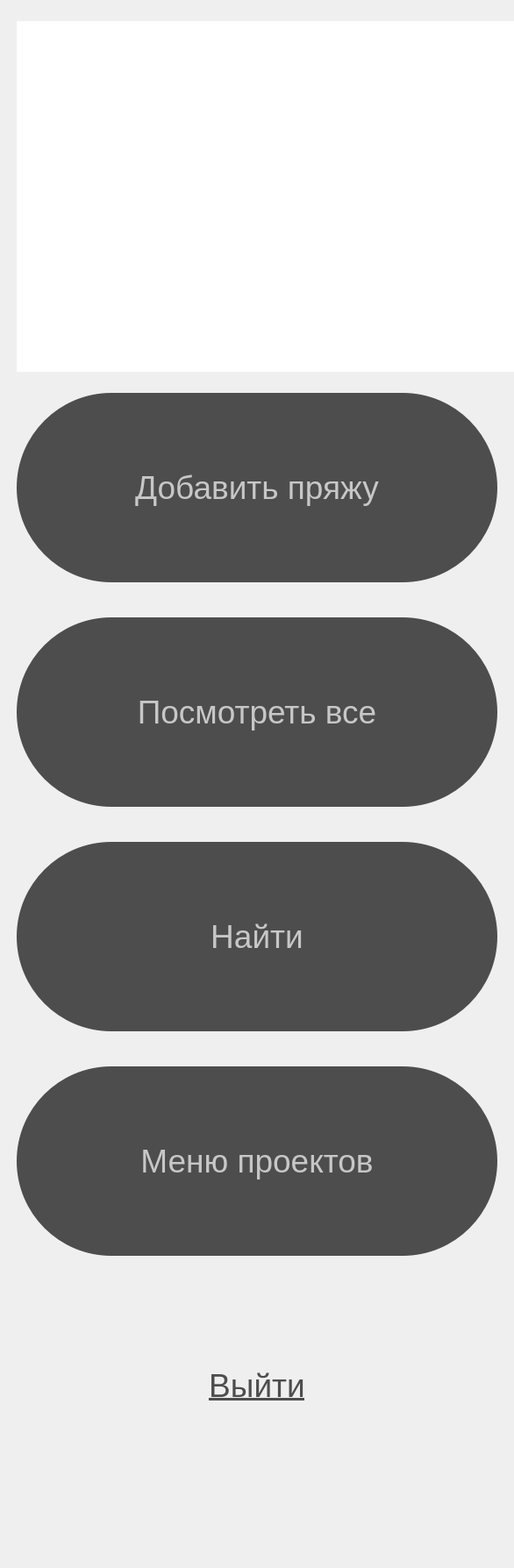
<?xml version="1.0" encoding="UTF-8"?>
<ui version="4.0">
 <class>MainWindow</class>
 <widget class="QMainWindow" name="MainWindow">
  <property name="geometry">
   <rect>
    <x>0</x>
    <y>0</y>
    <width>586</width>
    <height>1788</height>
   </rect>
  </property>
  <property name="windowTitle">
   <string>MainWindow</string>
  </property>
  <widget class="QWidget" name="centralWidget">
   <property name="autoFillBackground">
    <bool>true</bool>
   </property>
   <layout class="QHBoxLayout" name="horizontalLayout">
    <property name="spacing">
     <number>0</number>
    </property>
    <property name="leftMargin">
     <number>0</number>
    </property>
    <property name="topMargin">
     <number>0</number>
    </property>
    <property name="rightMargin">
     <number>0</number>
    </property>
    <property name="bottomMargin">
     <number>0</number>
    </property>
    <item>
     <widget class="QWidget" name="menuWidget" native="true">
      <property name="sizePolicy">
       <sizepolicy hsizetype="Fixed" vsizetype="Preferred">
        <horstretch>0</horstretch>
        <verstretch>0</verstretch>
       </sizepolicy>
      </property>
      <property name="minimumSize">
       <size>
        <width>50</width>
        <height>0</height>
       </size>
      </property>
      <property name="maximumSize">
       <size>
        <width>16777215</width>
        <height>16777215</height>
       </size>
      </property>
      <property name="autoFillBackground">
       <bool>true</bool>
      </property>
      <property name="styleSheet">
       <string notr="true"/>
      </property>
      <layout class="QVBoxLayout" name="verticalLayout">
       <property name="spacing">
        <number>0</number>
       </property>
       <property name="leftMargin">
        <number>19</number>
       </property>
       <property name="topMargin">
        <number>0</number>
       </property>
       <property name="rightMargin">
        <number>19</number>
       </property>
       <property name="bottomMargin">
        <number>0</number>
       </property>
       <item>
        <spacer name="verticalSpacer">
         <property name="orientation">
          <enum>Qt::Vertical</enum>
         </property>
         <property name="sizeType">
          <enum>QSizePolicy::Fixed</enum>
         </property>
         <property name="sizeHint" stdset="0">
          <size>
           <width>20</width>
           <height>0</height>
          </size>
         </property>
        </spacer>
       </item>
       <item>
        <spacer name="verticalSpacer_6">
         <property name="orientation">
          <enum>Qt::Vertical</enum>
         </property>
         <property name="sizeHint" stdset="0">
          <size>
           <width>20</width>
           <height>40</height>
          </size>
         </property>
        </spacer>
       </item>
       <item>
        <widget class="QGraphicsView" name="logo">
         <property name="enabled">
          <bool>true</bool>
         </property>
         <property name="sizePolicy">
          <sizepolicy hsizetype="Expanding" vsizetype="Fixed">
           <horstretch>0</horstretch>
           <verstretch>0</verstretch>
          </sizepolicy>
         </property>
         <property name="minimumSize">
          <size>
           <width>604</width>
           <height>400</height>
          </size>
         </property>
         <property name="styleSheet">
          <string notr="true">border: 0px</string>
         </property>
         <property name="verticalScrollBarPolicy">
          <enum>Qt::ScrollBarAlwaysOff</enum>
         </property>
         <property name="horizontalScrollBarPolicy">
          <enum>Qt::ScrollBarAlwaysOff</enum>
         </property>
         <property name="sizeAdjustPolicy">
          <enum>QAbstractScrollArea::AdjustToContents</enum>
         </property>
         <property name="interactive">
          <bool>false</bool>
         </property>
         <property name="alignment">
          <set>Qt::AlignHCenter|Qt::AlignTop</set>
         </property>
         <property name="viewportUpdateMode">
          <enum>QGraphicsView::NoViewportUpdate</enum>
         </property>
        </widget>
       </item>
       <item>
        <spacer name="verticalSpacer_8">
         <property name="orientation">
          <enum>Qt::Vertical</enum>
         </property>
         <property name="sizeHint" stdset="0">
          <size>
           <width>20</width>
           <height>40</height>
          </size>
         </property>
        </spacer>
       </item>
       <item>
        <widget class="QPushButton" name="AddNewButton">
         <property name="sizePolicy">
          <sizepolicy hsizetype="Expanding" vsizetype="Fixed">
           <horstretch>0</horstretch>
           <verstretch>2</verstretch>
          </sizepolicy>
         </property>
         <property name="minimumSize">
          <size>
           <width>0</width>
           <height>216</height>
          </size>
         </property>
         <property name="palette">
          <palette>
           <active>
            <colorrole role="Button">
             <brush brushstyle="SolidPattern">
              <color alpha="255">
               <red>77</red>
               <green>77</green>
               <blue>77</blue>
              </color>
             </brush>
            </colorrole>
            <colorrole role="Text">
             <brush brushstyle="SolidPattern">
              <color alpha="255">
               <red>199</red>
               <green>199</green>
               <blue>199</blue>
              </color>
             </brush>
            </colorrole>
            <colorrole role="ButtonText">
             <brush brushstyle="SolidPattern">
              <color alpha="255">
               <red>199</red>
               <green>199</green>
               <blue>199</blue>
              </color>
             </brush>
            </colorrole>
            <colorrole role="Base">
             <brush brushstyle="SolidPattern">
              <color alpha="255">
               <red>77</red>
               <green>77</green>
               <blue>77</blue>
              </color>
             </brush>
            </colorrole>
            <colorrole role="Window">
             <brush brushstyle="SolidPattern">
              <color alpha="255">
               <red>77</red>
               <green>77</green>
               <blue>77</blue>
              </color>
             </brush>
            </colorrole>
            <colorrole role="Link">
             <brush brushstyle="SolidPattern">
              <color alpha="255">
               <red>199</red>
               <green>199</green>
               <blue>199</blue>
              </color>
             </brush>
            </colorrole>
           </active>
           <inactive>
            <colorrole role="Button">
             <brush brushstyle="SolidPattern">
              <color alpha="255">
               <red>77</red>
               <green>77</green>
               <blue>77</blue>
              </color>
             </brush>
            </colorrole>
            <colorrole role="Text">
             <brush brushstyle="SolidPattern">
              <color alpha="255">
               <red>199</red>
               <green>199</green>
               <blue>199</blue>
              </color>
             </brush>
            </colorrole>
            <colorrole role="ButtonText">
             <brush brushstyle="SolidPattern">
              <color alpha="255">
               <red>199</red>
               <green>199</green>
               <blue>199</blue>
              </color>
             </brush>
            </colorrole>
            <colorrole role="Base">
             <brush brushstyle="SolidPattern">
              <color alpha="255">
               <red>77</red>
               <green>77</green>
               <blue>77</blue>
              </color>
             </brush>
            </colorrole>
            <colorrole role="Window">
             <brush brushstyle="SolidPattern">
              <color alpha="255">
               <red>77</red>
               <green>77</green>
               <blue>77</blue>
              </color>
             </brush>
            </colorrole>
            <colorrole role="Link">
             <brush brushstyle="SolidPattern">
              <color alpha="255">
               <red>199</red>
               <green>199</green>
               <blue>199</blue>
              </color>
             </brush>
            </colorrole>
           </inactive>
           <disabled>
            <colorrole role="Button">
             <brush brushstyle="SolidPattern">
              <color alpha="255">
               <red>77</red>
               <green>77</green>
               <blue>77</blue>
              </color>
             </brush>
            </colorrole>
            <colorrole role="Text">
             <brush brushstyle="SolidPattern">
              <color alpha="255">
               <red>120</red>
               <green>120</green>
               <blue>120</blue>
              </color>
             </brush>
            </colorrole>
            <colorrole role="ButtonText">
             <brush brushstyle="SolidPattern">
              <color alpha="255">
               <red>120</red>
               <green>120</green>
               <blue>120</blue>
              </color>
             </brush>
            </colorrole>
            <colorrole role="Base">
             <brush brushstyle="SolidPattern">
              <color alpha="255">
               <red>77</red>
               <green>77</green>
               <blue>77</blue>
              </color>
             </brush>
            </colorrole>
            <colorrole role="Window">
             <brush brushstyle="SolidPattern">
              <color alpha="255">
               <red>77</red>
               <green>77</green>
               <blue>77</blue>
              </color>
             </brush>
            </colorrole>
            <colorrole role="Link">
             <brush brushstyle="SolidPattern">
              <color alpha="255">
               <red>199</red>
               <green>199</green>
               <blue>199</blue>
              </color>
             </brush>
            </colorrole>
           </disabled>
          </palette>
         </property>
         <property name="font">
          <font>
           <family>Segoe UI</family>
           <pointsize>28</pointsize>
          </font>
         </property>
         <property name="cursor">
          <cursorShape>PointingHandCursor</cursorShape>
         </property>
         <property name="styleSheet">
          <string>border: 0; background-color: #4D4D4D; border-radius: 108</string>
         </property>
         <property name="text">
          <string>Добавить пряжу</string>
         </property>
        </widget>
       </item>
       <item>
        <spacer name="verticalSpacer_2">
         <property name="orientation">
          <enum>Qt::Vertical</enum>
         </property>
         <property name="sizeType">
          <enum>QSizePolicy::Fixed</enum>
         </property>
         <property name="sizeHint" stdset="0">
          <size>
           <width>40</width>
           <height>40</height>
          </size>
         </property>
        </spacer>
       </item>
       <item>
        <widget class="QPushButton" name="ShowAllButton">
         <property name="sizePolicy">
          <sizepolicy hsizetype="Expanding" vsizetype="Fixed">
           <horstretch>0</horstretch>
           <verstretch>2</verstretch>
          </sizepolicy>
         </property>
         <property name="minimumSize">
          <size>
           <width>0</width>
           <height>216</height>
          </size>
         </property>
         <property name="maximumSize">
          <size>
           <width>16777215</width>
           <height>16777215</height>
          </size>
         </property>
         <property name="palette">
          <palette>
           <active>
            <colorrole role="Button">
             <brush brushstyle="SolidPattern">
              <color alpha="255">
               <red>77</red>
               <green>77</green>
               <blue>77</blue>
              </color>
             </brush>
            </colorrole>
            <colorrole role="Text">
             <brush brushstyle="SolidPattern">
              <color alpha="255">
               <red>199</red>
               <green>199</green>
               <blue>199</blue>
              </color>
             </brush>
            </colorrole>
            <colorrole role="ButtonText">
             <brush brushstyle="SolidPattern">
              <color alpha="255">
               <red>199</red>
               <green>199</green>
               <blue>199</blue>
              </color>
             </brush>
            </colorrole>
            <colorrole role="Base">
             <brush brushstyle="SolidPattern">
              <color alpha="255">
               <red>77</red>
               <green>77</green>
               <blue>77</blue>
              </color>
             </brush>
            </colorrole>
            <colorrole role="Window">
             <brush brushstyle="SolidPattern">
              <color alpha="255">
               <red>77</red>
               <green>77</green>
               <blue>77</blue>
              </color>
             </brush>
            </colorrole>
            <colorrole role="Link">
             <brush brushstyle="SolidPattern">
              <color alpha="255">
               <red>199</red>
               <green>199</green>
               <blue>199</blue>
              </color>
             </brush>
            </colorrole>
           </active>
           <inactive>
            <colorrole role="Button">
             <brush brushstyle="SolidPattern">
              <color alpha="255">
               <red>77</red>
               <green>77</green>
               <blue>77</blue>
              </color>
             </brush>
            </colorrole>
            <colorrole role="Text">
             <brush brushstyle="SolidPattern">
              <color alpha="255">
               <red>199</red>
               <green>199</green>
               <blue>199</blue>
              </color>
             </brush>
            </colorrole>
            <colorrole role="ButtonText">
             <brush brushstyle="SolidPattern">
              <color alpha="255">
               <red>199</red>
               <green>199</green>
               <blue>199</blue>
              </color>
             </brush>
            </colorrole>
            <colorrole role="Base">
             <brush brushstyle="SolidPattern">
              <color alpha="255">
               <red>77</red>
               <green>77</green>
               <blue>77</blue>
              </color>
             </brush>
            </colorrole>
            <colorrole role="Window">
             <brush brushstyle="SolidPattern">
              <color alpha="255">
               <red>77</red>
               <green>77</green>
               <blue>77</blue>
              </color>
             </brush>
            </colorrole>
            <colorrole role="Link">
             <brush brushstyle="SolidPattern">
              <color alpha="255">
               <red>199</red>
               <green>199</green>
               <blue>199</blue>
              </color>
             </brush>
            </colorrole>
           </inactive>
           <disabled>
            <colorrole role="Button">
             <brush brushstyle="SolidPattern">
              <color alpha="255">
               <red>77</red>
               <green>77</green>
               <blue>77</blue>
              </color>
             </brush>
            </colorrole>
            <colorrole role="Text">
             <brush brushstyle="SolidPattern">
              <color alpha="255">
               <red>120</red>
               <green>120</green>
               <blue>120</blue>
              </color>
             </brush>
            </colorrole>
            <colorrole role="ButtonText">
             <brush brushstyle="SolidPattern">
              <color alpha="255">
               <red>120</red>
               <green>120</green>
               <blue>120</blue>
              </color>
             </brush>
            </colorrole>
            <colorrole role="Base">
             <brush brushstyle="SolidPattern">
              <color alpha="255">
               <red>77</red>
               <green>77</green>
               <blue>77</blue>
              </color>
             </brush>
            </colorrole>
            <colorrole role="Window">
             <brush brushstyle="SolidPattern">
              <color alpha="255">
               <red>77</red>
               <green>77</green>
               <blue>77</blue>
              </color>
             </brush>
            </colorrole>
            <colorrole role="Link">
             <brush brushstyle="SolidPattern">
              <color alpha="255">
               <red>199</red>
               <green>199</green>
               <blue>199</blue>
              </color>
             </brush>
            </colorrole>
           </disabled>
          </palette>
         </property>
         <property name="font">
          <font>
           <family>Segoe UI</family>
           <pointsize>28</pointsize>
          </font>
         </property>
         <property name="cursor">
          <cursorShape>PointingHandCursor</cursorShape>
         </property>
         <property name="autoFillBackground">
          <bool>false</bool>
         </property>
         <property name="styleSheet">
          <string notr="true">border: 0; background-color: #4D4D4D; border-radius: 108</string>
         </property>
         <property name="text">
          <string>Посмотреть все</string>
         </property>
         <property name="autoDefault">
          <bool>false</bool>
         </property>
         <property name="default">
          <bool>false</bool>
         </property>
         <property name="flat">
          <bool>false</bool>
         </property>
        </widget>
       </item>
       <item>
        <spacer name="verticalSpacer_3">
         <property name="orientation">
          <enum>Qt::Vertical</enum>
         </property>
         <property name="sizeType">
          <enum>QSizePolicy::Fixed</enum>
         </property>
         <property name="sizeHint" stdset="0">
          <size>
           <width>40</width>
           <height>40</height>
          </size>
         </property>
        </spacer>
       </item>
       <item>
        <widget class="QPushButton" name="SearchButton">
         <property name="sizePolicy">
          <sizepolicy hsizetype="Expanding" vsizetype="Fixed">
           <horstretch>0</horstretch>
           <verstretch>2</verstretch>
          </sizepolicy>
         </property>
         <property name="minimumSize">
          <size>
           <width>0</width>
           <height>216</height>
          </size>
         </property>
         <property name="maximumSize">
          <size>
           <width>16777215</width>
           <height>16777215</height>
          </size>
         </property>
         <property name="palette">
          <palette>
           <active>
            <colorrole role="Button">
             <brush brushstyle="SolidPattern">
              <color alpha="255">
               <red>77</red>
               <green>77</green>
               <blue>77</blue>
              </color>
             </brush>
            </colorrole>
            <colorrole role="Text">
             <brush brushstyle="SolidPattern">
              <color alpha="255">
               <red>199</red>
               <green>199</green>
               <blue>199</blue>
              </color>
             </brush>
            </colorrole>
            <colorrole role="ButtonText">
             <brush brushstyle="SolidPattern">
              <color alpha="255">
               <red>199</red>
               <green>199</green>
               <blue>199</blue>
              </color>
             </brush>
            </colorrole>
            <colorrole role="Base">
             <brush brushstyle="SolidPattern">
              <color alpha="255">
               <red>77</red>
               <green>77</green>
               <blue>77</blue>
              </color>
             </brush>
            </colorrole>
            <colorrole role="Window">
             <brush brushstyle="SolidPattern">
              <color alpha="255">
               <red>77</red>
               <green>77</green>
               <blue>77</blue>
              </color>
             </brush>
            </colorrole>
            <colorrole role="Link">
             <brush brushstyle="SolidPattern">
              <color alpha="255">
               <red>199</red>
               <green>199</green>
               <blue>199</blue>
              </color>
             </brush>
            </colorrole>
           </active>
           <inactive>
            <colorrole role="Button">
             <brush brushstyle="SolidPattern">
              <color alpha="255">
               <red>77</red>
               <green>77</green>
               <blue>77</blue>
              </color>
             </brush>
            </colorrole>
            <colorrole role="Text">
             <brush brushstyle="SolidPattern">
              <color alpha="255">
               <red>199</red>
               <green>199</green>
               <blue>199</blue>
              </color>
             </brush>
            </colorrole>
            <colorrole role="ButtonText">
             <brush brushstyle="SolidPattern">
              <color alpha="255">
               <red>199</red>
               <green>199</green>
               <blue>199</blue>
              </color>
             </brush>
            </colorrole>
            <colorrole role="Base">
             <brush brushstyle="SolidPattern">
              <color alpha="255">
               <red>77</red>
               <green>77</green>
               <blue>77</blue>
              </color>
             </brush>
            </colorrole>
            <colorrole role="Window">
             <brush brushstyle="SolidPattern">
              <color alpha="255">
               <red>77</red>
               <green>77</green>
               <blue>77</blue>
              </color>
             </brush>
            </colorrole>
            <colorrole role="Link">
             <brush brushstyle="SolidPattern">
              <color alpha="255">
               <red>199</red>
               <green>199</green>
               <blue>199</blue>
              </color>
             </brush>
            </colorrole>
           </inactive>
           <disabled>
            <colorrole role="Button">
             <brush brushstyle="SolidPattern">
              <color alpha="255">
               <red>77</red>
               <green>77</green>
               <blue>77</blue>
              </color>
             </brush>
            </colorrole>
            <colorrole role="Text">
             <brush brushstyle="SolidPattern">
              <color alpha="255">
               <red>120</red>
               <green>120</green>
               <blue>120</blue>
              </color>
             </brush>
            </colorrole>
            <colorrole role="ButtonText">
             <brush brushstyle="SolidPattern">
              <color alpha="255">
               <red>120</red>
               <green>120</green>
               <blue>120</blue>
              </color>
             </brush>
            </colorrole>
            <colorrole role="Base">
             <brush brushstyle="SolidPattern">
              <color alpha="255">
               <red>77</red>
               <green>77</green>
               <blue>77</blue>
              </color>
             </brush>
            </colorrole>
            <colorrole role="Window">
             <brush brushstyle="SolidPattern">
              <color alpha="255">
               <red>77</red>
               <green>77</green>
               <blue>77</blue>
              </color>
             </brush>
            </colorrole>
            <colorrole role="Link">
             <brush brushstyle="SolidPattern">
              <color alpha="255">
               <red>199</red>
               <green>199</green>
               <blue>199</blue>
              </color>
             </brush>
            </colorrole>
           </disabled>
          </palette>
         </property>
         <property name="font">
          <font>
           <family>Segoe UI</family>
           <pointsize>28</pointsize>
          </font>
         </property>
         <property name="cursor">
          <cursorShape>PointingHandCursor</cursorShape>
         </property>
         <property name="autoFillBackground">
          <bool>false</bool>
         </property>
         <property name="styleSheet">
          <string notr="true">border: 0; background-color: #4D4D4D; border-radius: 108</string>
         </property>
         <property name="text">
          <string>Найти</string>
         </property>
         <property name="autoDefault">
          <bool>false</bool>
         </property>
         <property name="default">
          <bool>false</bool>
         </property>
         <property name="flat">
          <bool>false</bool>
         </property>
        </widget>
       </item>
       <item>
        <spacer name="verticalSpacer_4">
         <property name="orientation">
          <enum>Qt::Vertical</enum>
         </property>
         <property name="sizeType">
          <enum>QSizePolicy::Fixed</enum>
         </property>
         <property name="sizeHint" stdset="0">
          <size>
           <width>40</width>
           <height>40</height>
          </size>
         </property>
        </spacer>
       </item>
       <item>
        <widget class="QPushButton" name="ProjectsButton">
         <property name="sizePolicy">
          <sizepolicy hsizetype="Expanding" vsizetype="Fixed">
           <horstretch>0</horstretch>
           <verstretch>2</verstretch>
          </sizepolicy>
         </property>
         <property name="minimumSize">
          <size>
           <width>0</width>
           <height>216</height>
          </size>
         </property>
         <property name="maximumSize">
          <size>
           <width>16777215</width>
           <height>16777215</height>
          </size>
         </property>
         <property name="palette">
          <palette>
           <active>
            <colorrole role="Button">
             <brush brushstyle="SolidPattern">
              <color alpha="255">
               <red>77</red>
               <green>77</green>
               <blue>77</blue>
              </color>
             </brush>
            </colorrole>
            <colorrole role="Text">
             <brush brushstyle="SolidPattern">
              <color alpha="255">
               <red>199</red>
               <green>199</green>
               <blue>199</blue>
              </color>
             </brush>
            </colorrole>
            <colorrole role="ButtonText">
             <brush brushstyle="SolidPattern">
              <color alpha="255">
               <red>199</red>
               <green>199</green>
               <blue>199</blue>
              </color>
             </brush>
            </colorrole>
            <colorrole role="Base">
             <brush brushstyle="SolidPattern">
              <color alpha="255">
               <red>77</red>
               <green>77</green>
               <blue>77</blue>
              </color>
             </brush>
            </colorrole>
            <colorrole role="Window">
             <brush brushstyle="SolidPattern">
              <color alpha="255">
               <red>77</red>
               <green>77</green>
               <blue>77</blue>
              </color>
             </brush>
            </colorrole>
            <colorrole role="Link">
             <brush brushstyle="SolidPattern">
              <color alpha="255">
               <red>199</red>
               <green>199</green>
               <blue>199</blue>
              </color>
             </brush>
            </colorrole>
           </active>
           <inactive>
            <colorrole role="Button">
             <brush brushstyle="SolidPattern">
              <color alpha="255">
               <red>77</red>
               <green>77</green>
               <blue>77</blue>
              </color>
             </brush>
            </colorrole>
            <colorrole role="Text">
             <brush brushstyle="SolidPattern">
              <color alpha="255">
               <red>199</red>
               <green>199</green>
               <blue>199</blue>
              </color>
             </brush>
            </colorrole>
            <colorrole role="ButtonText">
             <brush brushstyle="SolidPattern">
              <color alpha="255">
               <red>199</red>
               <green>199</green>
               <blue>199</blue>
              </color>
             </brush>
            </colorrole>
            <colorrole role="Base">
             <brush brushstyle="SolidPattern">
              <color alpha="255">
               <red>77</red>
               <green>77</green>
               <blue>77</blue>
              </color>
             </brush>
            </colorrole>
            <colorrole role="Window">
             <brush brushstyle="SolidPattern">
              <color alpha="255">
               <red>77</red>
               <green>77</green>
               <blue>77</blue>
              </color>
             </brush>
            </colorrole>
            <colorrole role="Link">
             <brush brushstyle="SolidPattern">
              <color alpha="255">
               <red>199</red>
               <green>199</green>
               <blue>199</blue>
              </color>
             </brush>
            </colorrole>
           </inactive>
           <disabled>
            <colorrole role="Button">
             <brush brushstyle="SolidPattern">
              <color alpha="255">
               <red>77</red>
               <green>77</green>
               <blue>77</blue>
              </color>
             </brush>
            </colorrole>
            <colorrole role="Text">
             <brush brushstyle="SolidPattern">
              <color alpha="255">
               <red>120</red>
               <green>120</green>
               <blue>120</blue>
              </color>
             </brush>
            </colorrole>
            <colorrole role="ButtonText">
             <brush brushstyle="SolidPattern">
              <color alpha="255">
               <red>120</red>
               <green>120</green>
               <blue>120</blue>
              </color>
             </brush>
            </colorrole>
            <colorrole role="Base">
             <brush brushstyle="SolidPattern">
              <color alpha="255">
               <red>77</red>
               <green>77</green>
               <blue>77</blue>
              </color>
             </brush>
            </colorrole>
            <colorrole role="Window">
             <brush brushstyle="SolidPattern">
              <color alpha="255">
               <red>77</red>
               <green>77</green>
               <blue>77</blue>
              </color>
             </brush>
            </colorrole>
            <colorrole role="Link">
             <brush brushstyle="SolidPattern">
              <color alpha="255">
               <red>199</red>
               <green>199</green>
               <blue>199</blue>
              </color>
             </brush>
            </colorrole>
           </disabled>
          </palette>
         </property>
         <property name="font">
          <font>
           <family>Segoe UI</family>
           <pointsize>28</pointsize>
          </font>
         </property>
         <property name="cursor">
          <cursorShape>PointingHandCursor</cursorShape>
         </property>
         <property name="autoFillBackground">
          <bool>false</bool>
         </property>
         <property name="styleSheet">
          <string notr="true">border: 0; background-color: #4D4D4D; border-radius: 108</string>
         </property>
         <property name="text">
          <string>Меню проектов</string>
         </property>
         <property name="autoDefault">
          <bool>false</bool>
         </property>
         <property name="default">
          <bool>false</bool>
         </property>
         <property name="flat">
          <bool>false</bool>
         </property>
        </widget>
       </item>
       <item>
        <spacer name="verticalSpacer_5">
         <property name="orientation">
          <enum>Qt::Vertical</enum>
         </property>
         <property name="sizeType">
          <enum>QSizePolicy::Fixed</enum>
         </property>
         <property name="sizeHint" stdset="0">
          <size>
           <width>40</width>
           <height>40</height>
          </size>
         </property>
        </spacer>
       </item>
       <item>
        <widget class="QPushButton" name="ExitButton">
         <property name="sizePolicy">
          <sizepolicy hsizetype="Expanding" vsizetype="Fixed">
           <horstretch>0</horstretch>
           <verstretch>2</verstretch>
          </sizepolicy>
         </property>
         <property name="minimumSize">
          <size>
           <width>0</width>
           <height>216</height>
          </size>
         </property>
         <property name="maximumSize">
          <size>
           <width>16777215</width>
           <height>16777215</height>
          </size>
         </property>
         <property name="palette">
          <palette>
           <active>
            <colorrole role="Button">
             <brush brushstyle="SolidPattern">
              <color alpha="0">
               <red>0</red>
               <green>0</green>
               <blue>0</blue>
              </color>
             </brush>
            </colorrole>
            <colorrole role="Text">
             <brush brushstyle="SolidPattern">
              <color alpha="255">
               <red>199</red>
               <green>199</green>
               <blue>199</blue>
              </color>
             </brush>
            </colorrole>
            <colorrole role="ButtonText">
             <brush brushstyle="SolidPattern">
              <color alpha="255">
               <red>77</red>
               <green>77</green>
               <blue>77</blue>
              </color>
             </brush>
            </colorrole>
            <colorrole role="Base">
             <brush brushstyle="SolidPattern">
              <color alpha="0">
               <red>170</red>
               <green>255</green>
               <blue>0</blue>
              </color>
             </brush>
            </colorrole>
            <colorrole role="Window">
             <brush brushstyle="SolidPattern">
              <color alpha="255">
               <red>77</red>
               <green>77</green>
               <blue>77</blue>
              </color>
             </brush>
            </colorrole>
            <colorrole role="Highlight">
             <brush brushstyle="SolidPattern">
              <color alpha="255">
               <red>199</red>
               <green>199</green>
               <blue>199</blue>
              </color>
             </brush>
            </colorrole>
            <colorrole role="Link">
             <brush brushstyle="SolidPattern">
              <color alpha="255">
               <red>199</red>
               <green>199</green>
               <blue>199</blue>
              </color>
             </brush>
            </colorrole>
           </active>
           <inactive>
            <colorrole role="Button">
             <brush brushstyle="SolidPattern">
              <color alpha="0">
               <red>0</red>
               <green>0</green>
               <blue>0</blue>
              </color>
             </brush>
            </colorrole>
            <colorrole role="Text">
             <brush brushstyle="SolidPattern">
              <color alpha="255">
               <red>199</red>
               <green>199</green>
               <blue>199</blue>
              </color>
             </brush>
            </colorrole>
            <colorrole role="ButtonText">
             <brush brushstyle="SolidPattern">
              <color alpha="255">
               <red>77</red>
               <green>77</green>
               <blue>77</blue>
              </color>
             </brush>
            </colorrole>
            <colorrole role="Base">
             <brush brushstyle="SolidPattern">
              <color alpha="0">
               <red>170</red>
               <green>255</green>
               <blue>0</blue>
              </color>
             </brush>
            </colorrole>
            <colorrole role="Window">
             <brush brushstyle="SolidPattern">
              <color alpha="255">
               <red>77</red>
               <green>77</green>
               <blue>77</blue>
              </color>
             </brush>
            </colorrole>
            <colorrole role="Highlight">
             <brush brushstyle="SolidPattern">
              <color alpha="255">
               <red>199</red>
               <green>199</green>
               <blue>199</blue>
              </color>
             </brush>
            </colorrole>
            <colorrole role="Link">
             <brush brushstyle="SolidPattern">
              <color alpha="255">
               <red>0</red>
               <green>0</green>
               <blue>255</blue>
              </color>
             </brush>
            </colorrole>
           </inactive>
           <disabled>
            <colorrole role="Button">
             <brush brushstyle="SolidPattern">
              <color alpha="0">
               <red>0</red>
               <green>0</green>
               <blue>0</blue>
              </color>
             </brush>
            </colorrole>
            <colorrole role="Text">
             <brush brushstyle="SolidPattern">
              <color alpha="255">
               <red>120</red>
               <green>120</green>
               <blue>120</blue>
              </color>
             </brush>
            </colorrole>
            <colorrole role="ButtonText">
             <brush brushstyle="SolidPattern">
              <color alpha="255">
               <red>120</red>
               <green>120</green>
               <blue>120</blue>
              </color>
             </brush>
            </colorrole>
            <colorrole role="Base">
             <brush brushstyle="SolidPattern">
              <color alpha="255">
               <red>77</red>
               <green>77</green>
               <blue>77</blue>
              </color>
             </brush>
            </colorrole>
            <colorrole role="Window">
             <brush brushstyle="SolidPattern">
              <color alpha="255">
               <red>77</red>
               <green>77</green>
               <blue>77</blue>
              </color>
             </brush>
            </colorrole>
            <colorrole role="Highlight">
             <brush brushstyle="SolidPattern">
              <color alpha="255">
               <red>199</red>
               <green>199</green>
               <blue>199</blue>
              </color>
             </brush>
            </colorrole>
            <colorrole role="Link">
             <brush brushstyle="SolidPattern">
              <color alpha="255">
               <red>0</red>
               <green>0</green>
               <blue>255</blue>
              </color>
             </brush>
            </colorrole>
           </disabled>
          </palette>
         </property>
         <property name="font">
          <font>
           <family>Segoe UI</family>
           <pointsize>28</pointsize>
           <underline>true</underline>
          </font>
         </property>
         <property name="cursor">
          <cursorShape>PointingHandCursor</cursorShape>
         </property>
         <property name="autoFillBackground">
          <bool>false</bool>
         </property>
         <property name="styleSheet">
          <string notr="true">b</string>
         </property>
         <property name="text">
          <string>Выйти</string>
         </property>
         <property name="autoDefault">
          <bool>false</bool>
         </property>
         <property name="default">
          <bool>false</bool>
         </property>
         <property name="flat">
          <bool>true</bool>
         </property>
        </widget>
       </item>
       <item>
        <spacer name="verticalSpacer_7">
         <property name="orientation">
          <enum>Qt::Vertical</enum>
         </property>
         <property name="sizeType">
          <enum>QSizePolicy::Fixed</enum>
         </property>
         <property name="sizeHint" stdset="0">
          <size>
           <width>20</width>
           <height>100</height>
          </size>
         </property>
        </spacer>
       </item>
      </layout>
     </widget>
    </item>
   </layout>
  </widget>
 </widget>
 <resources/>
 <connections/>
</ui>
